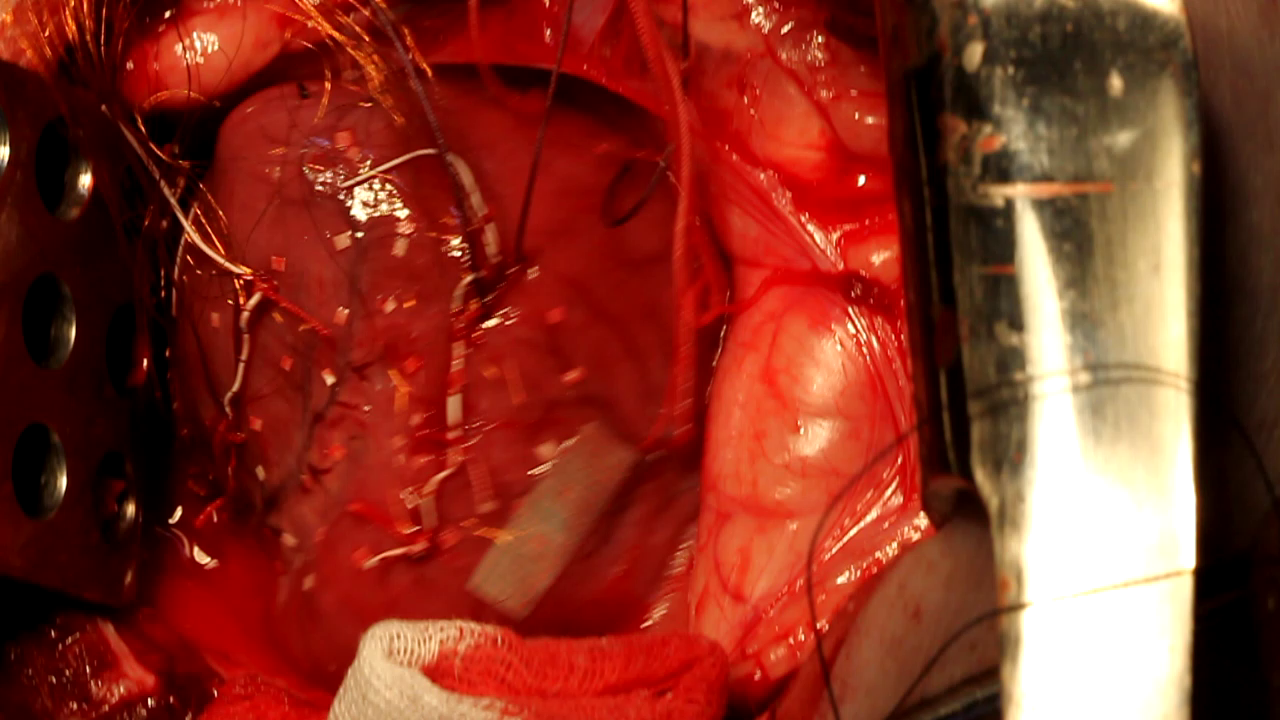
#> input picture heartview/scene00001.png, 1280 x 720 px
$ python cat.py
#> lines starting #> are read from the running program, lines starting #| are printed output that depends on the picture
# -*- coding: utf-8 -*-
"""
Created on Fri Dec 18 09:35:47 2020

@author: AKursanov
"""

import cv2
import numpy as np
from matplotlib import pyplot as plt

plt.figure(figsize=(10,10))

img = cv2.imread('scene00001.png', cv2.IMREAD_GRAYSCALE)
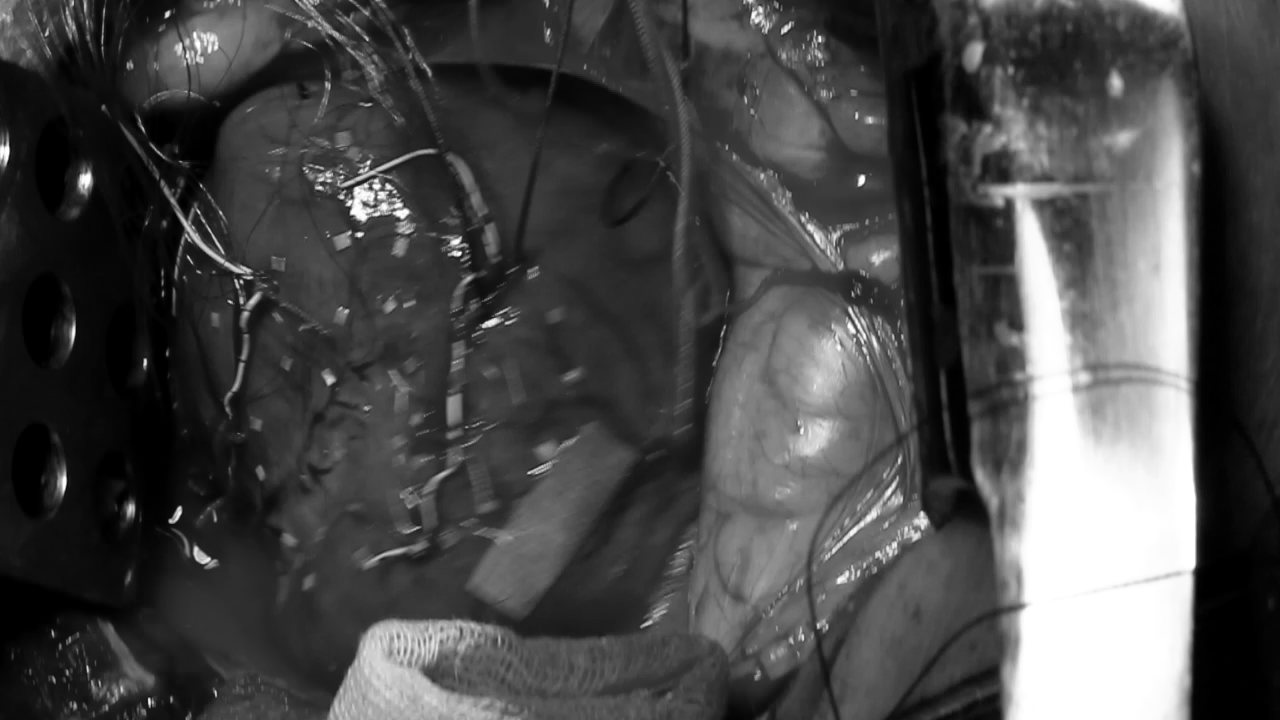
#> img: shape (720, 1280); min 0, max 255, mean 72.7
cv2.imwrite('scene00001_gs.jpg', img)


enges = cv2.Canny(img,5,50)
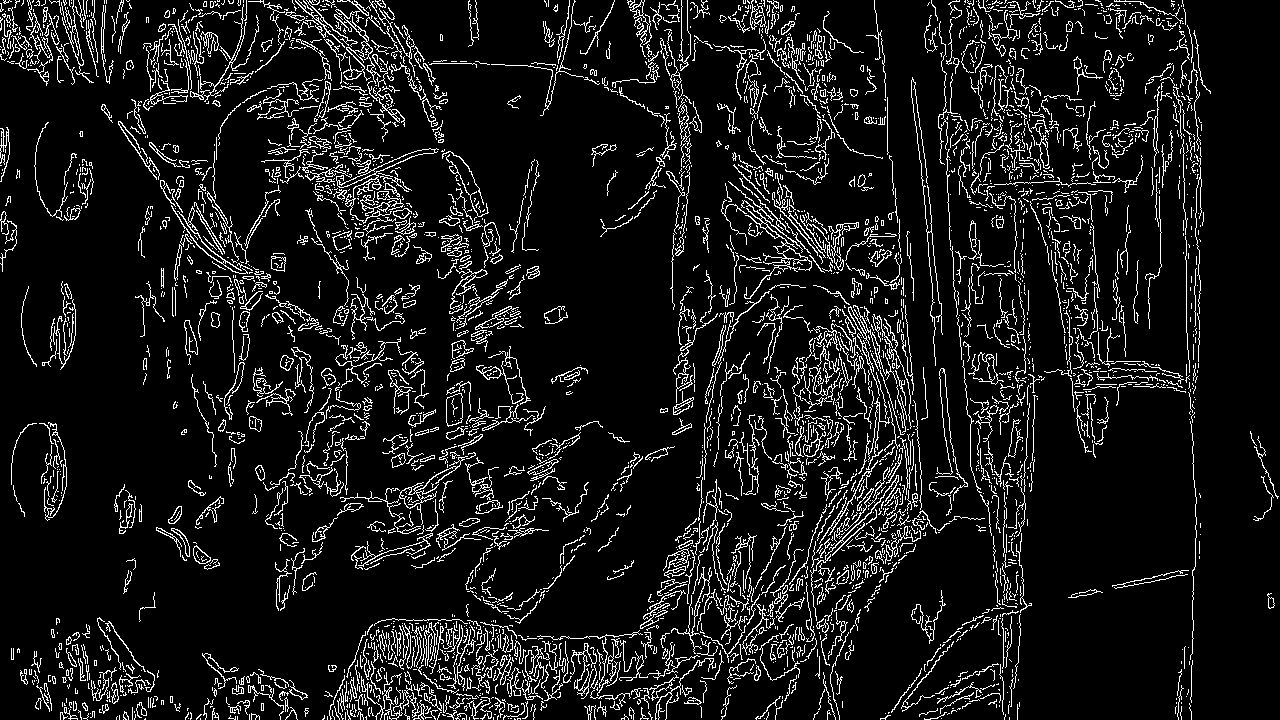
#> enges: shape (720, 1280); 9.5% white in thin lines or dots
cv2.imwrite('scene00001_eng.jpg', enges)

plt.subplot(121),plt.imshow(img)
plt.subplot(121),plt.imshow(enges)
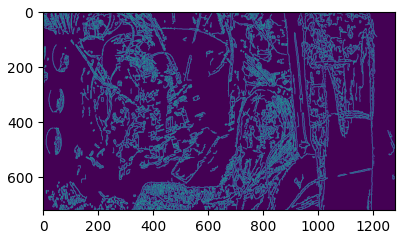
#> figure drawn by matplotlib, 1 panel

$ run again, with heartview/scene00051.png copied over heartview/scene00001.png
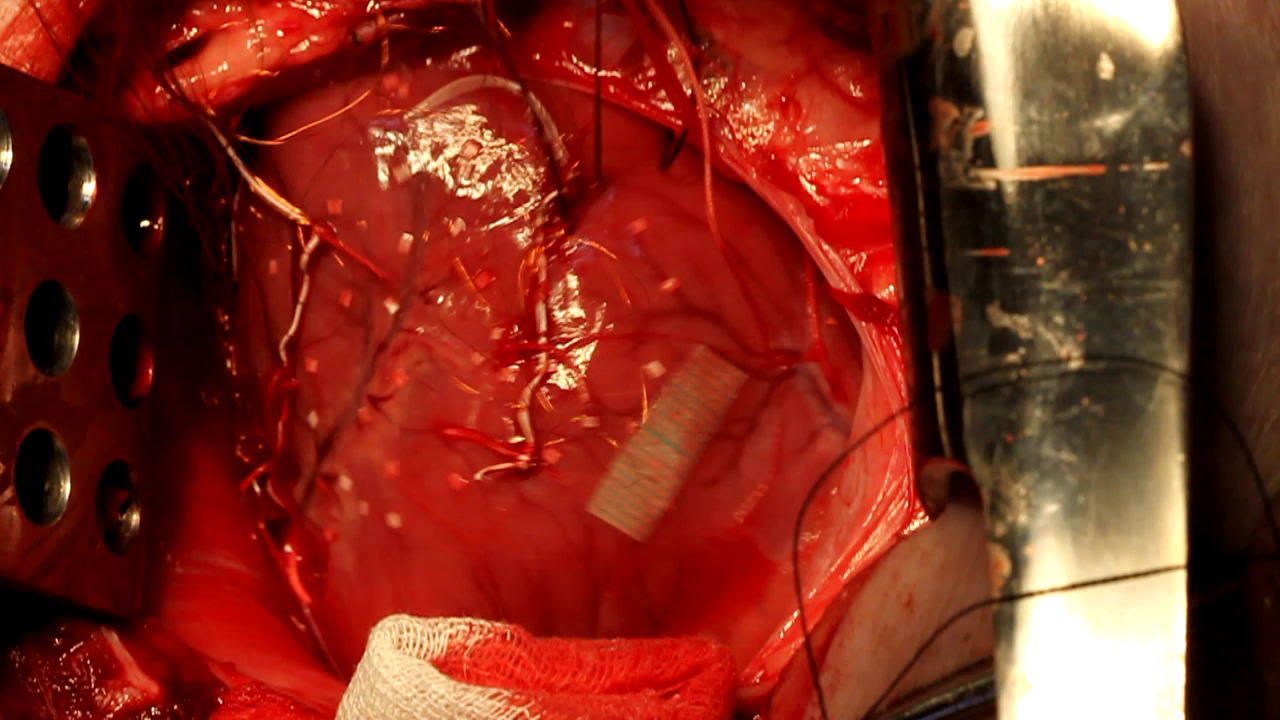
#> input picture heartview/scene00051.png, 1280 x 720 px
#> `enges = cv2.Canny(img,5,50)`:
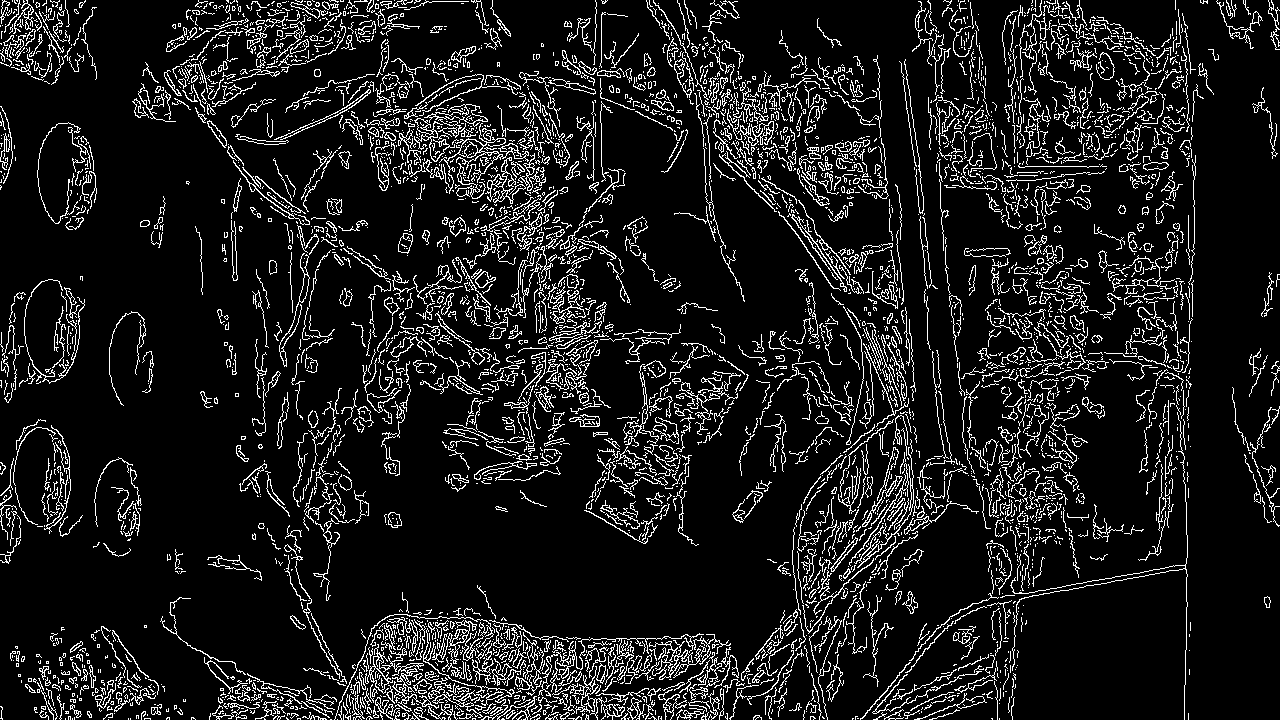
#> enges: shape (720, 1280); 10.7% white in thin lines or dots
#> `plt.subplot(121),plt.imshow(enges)`:
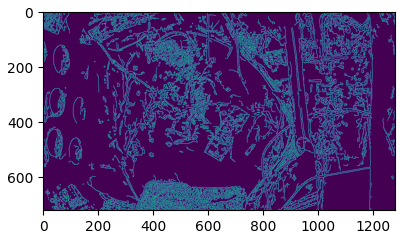
#> figure drawn by matplotlib, 1 panel
